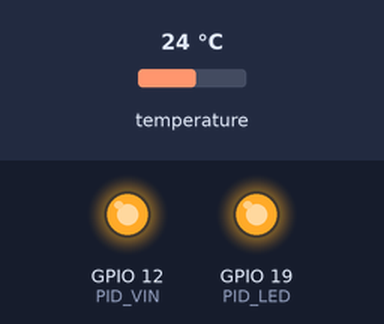
Simulated run of this sketch. Board: ESP32. Parts: output pins drawn as LEDs (lit = HIGH). Inputs (shaded band) come from the test bench; at power-on: temperature 24 °C. WiFi joins after 1.5 s; servers stay silent unless stated; web services answer with replies made up by the test bench; what the sketch prints to the serial monitor is not drawn. At 4.0 s the program puts the board to deep sleep or switches it off; the recording ends there.

Above: at 0.1 s.
At 1.3 s:
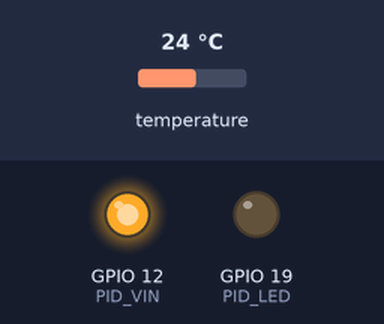
Timing chart, 0 to 2.8 s (numbered marks = the images above):
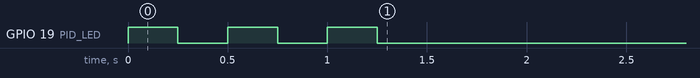

The sketch:

esp32-temperature-sensor.ino
```cpp
#include <DallasTemperature.h>
#include <HTTPClient.h>
#include <OneWire.h>
#include <WiFi.h>

#define PID_TEMPERATURE_SENSOR 33
#define PID_VIN 12
#define PID_LED 19

#define THINGSPEAK_TOKEN "token"
#define THINGSPEAK_FIELD "field1"

#define SLEEP_SECONDS 3600
#define WAKEUP_SECONDS 60

const char *networkSsid = "ssid";
const char *networkPassword = "password";

OneWire oneWire(PID_TEMPERATURE_SENSOR);
DallasTemperature sensor(&oneWire);

boolean wifiConnected = false;
float temperature = 0.0;
int initTimestamp = 0;

void switchWifiConnectedLedError(bool enabled) {
  if (enabled) {
    digitalWrite(PID_LED, HIGH);
  } else {
    digitalWrite(PID_LED, LOW);
  }
}

void connectToWiFi(const char *ssid, const char *pwd) {
  Serial.printf("Connecting to WiFi network: %s\n", ssid);

  // delete old config
  WiFi.disconnect(true);

  WiFi.onEvent(WiFiEvent);

  WiFi.begin(ssid, pwd);

  Serial.println("Waiting for WIFI connection...");
}

// https://github.com/espressif/arduino-esp32/blob/master/libraries/WiFi/examples/WiFiClientEvents/WiFiClientEvents.ino
void WiFiEvent(WiFiEvent_t event) {
  switch (event) {
  case ARDUINO_EVENT_WIFI_STA_GOT_IP:
    Serial.println("WiFi connected!");
    wifiConnected = true;
    switchWifiConnectedLedError(false);
    break;
  case ARDUINO_EVENT_WIFI_STA_DISCONNECTED:
    Serial.println("WiFi lost connection");
    wifiConnected = false;
    switchWifiConnectedLedError(true);
    WiFi.reconnect();
    break;
  default:
    break;
  }
}

void lebBlinkOnSwithOn() {
  esp_sleep_wakeup_cause_t wakeupReason;

  wakeupReason = esp_sleep_get_wakeup_cause();

  switch (wakeupReason) {
  case ESP_SLEEP_WAKEUP_EXT0:
    Serial.println("Wakeup caused by external signal using RTC_IO");
    break;
  case ESP_SLEEP_WAKEUP_EXT1:
    Serial.println("Wakeup caused by external signal using RTC_CNTL");
    break;
  case ESP_SLEEP_WAKEUP_TIMER:
    Serial.println("Wakeup caused by timer");
    break;
  case ESP_SLEEP_WAKEUP_TOUCHPAD:
    Serial.println("Wakeup caused by touchpad");
    break;
  case ESP_SLEEP_WAKEUP_ULP:
    Serial.println("Wakeup caused by ULP program");
    break;
  default:
    Serial.printf("Wakeup was not caused by deep sleep: %d\n", wakeupReason);
    for (int i = 0; i < 3; i++) {
      switchWifiConnectedLedError(true);
      delay(250);
      switchWifiConnectedLedError(false);
      delay(250);
    }

    break;
  }
}

void deepSleep() {
  Serial.println("Deep sleep start");
  esp_sleep_enable_timer_wakeup(1ULL * SLEEP_SECONDS * 1000 * 1000);
  esp_deep_sleep_start();
}

void setup() {
  Serial.begin(115200);

  pinMode(PID_VIN, OUTPUT);
  pinMode(PID_LED, OUTPUT);
  digitalWrite(PID_VIN, HIGH);
  digitalWrite(PID_LED, LOW);

  lebBlinkOnSwithOn();

  sensor.begin();
  sensor.setResolution(12);

  connectToWiFi(networkSsid, networkPassword);

  initTimestamp = millis();

  Serial.print("Initialized\n");
}

void loop() {
  if (millis() - initTimestamp > (WAKEUP_SECONDS * 1000)) {
    deepSleep();
    return;
  }

  if (!wifiConnected) {
    return;
  }

  sensor.requestTemperatures();
  temperature = sensor.getTempCByIndex(0);
  Serial.printf("Sensor temperature: %f\n", temperature);

  if (temperature == 85.0) { // default sensor value
    Serial.println("Sensor invalid temperature");
    return;
  }

  HTTPClient http;

  String url =
      "https://api.thingspeak.com/update?api_key=" +
      String(THINGSPEAK_TOKEN) +
      "&" + String(THINGSPEAK_FIELD) +
      "=" + String(temperature, 2);

  Serial.print("Request url: ");
  Serial.println(url);

  // Your Domain name with URL path or IP address with path
  http.begin(url);

  // Send HTTP GET request
  int httpResponseCode = http.GET();
  if (httpResponseCode != 200) {
    Serial.printf("Request error code: %d\n", httpResponseCode);
    return;
  }

  // Free resources
  http.end();

  Serial.println("Request done!");

  deepSleep();
}
```
